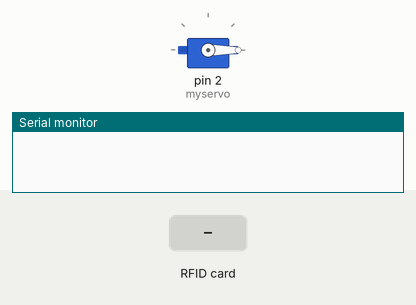
This sketch was run on a simulated Arduino Uno, built with avr-gcc and run on an emulated ATmega328P. Parts: servo, the last lines printed to the serial monitor. Inputs (shaded band) come from the test bench.

Above: at 1.7 s.
1.8 s: RFID card 93 AD F7 20 held to the reader
At 3.0 s:
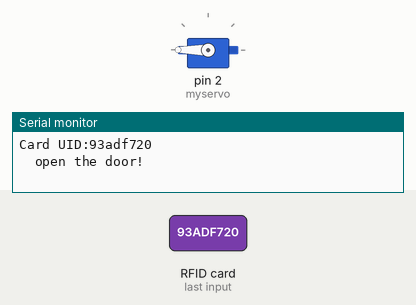
3.3 s: RFID card 39 B6 46 C2 held to the reader
4.8 s: RFID card 5E 7A 19 C4 held to the reader
Timing chart, 0 to 7.8 s (numbered marks = the images above; inputs shaded):
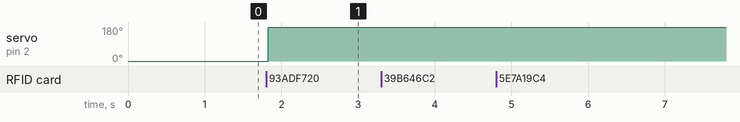

The sketch:

Project_32.2_RFID_Control_Servo.ino
```cpp
//*************************************************************************************
/*
 * 文件名 : RFID mfrc522 控制 舵机
 * 描述 : RFID 控制舵机模拟开门
 * 作者 : www.keyes-robot.com
*/
#include <Servo.h>
#include <Wire.h>
#include <MFRC522_I2C.h>
MFRC522 mfrc522(0x28);
Servo myservo;
String rfid_str = "";

void setup() {
  Serial.begin(115200);
  Wire.begin();
  mfrc522.PCD_Init();
  myservo.attach(2);//舵机连接到GP2
  myservo.write(0);//初始角度是0度
  delay(500);
}

void loop() {
   if ( ! mfrc522.PICC_IsNewCardPresent() || ! mfrc522.PICC_ReadCardSerial() ) {
    delay(50);
    return;
  }
  rfid_str = ""; //设置字符串为空
  Serial.print(F("Card UID:"));
  for (byte i = 0; i < mfrc522.uid.size; i++) {
    rfid_str = rfid_str + String(mfrc522.uid.uidByte[i], HEX);  //转化为字符串
    //Serial.print(mfrc522.uid.uidByte[i] < 0x10 ? " 0" : " ");
    //Serial.print(mfrc522.uid.uidByte[i], HEX);
  }
  Serial.println(rfid_str);
  if (rfid_str == "93adf720" || rfid_str == "39b646c2") {
    myservo.write(180);            // 舵机旋转180°
    delay(500);
    Serial.println("  open the door!");
    }
}
//*************************************************************************************
```

Measured:
- after the input at 1.8 s, servo on pin 2 (myservo): 0° → 180° at once
